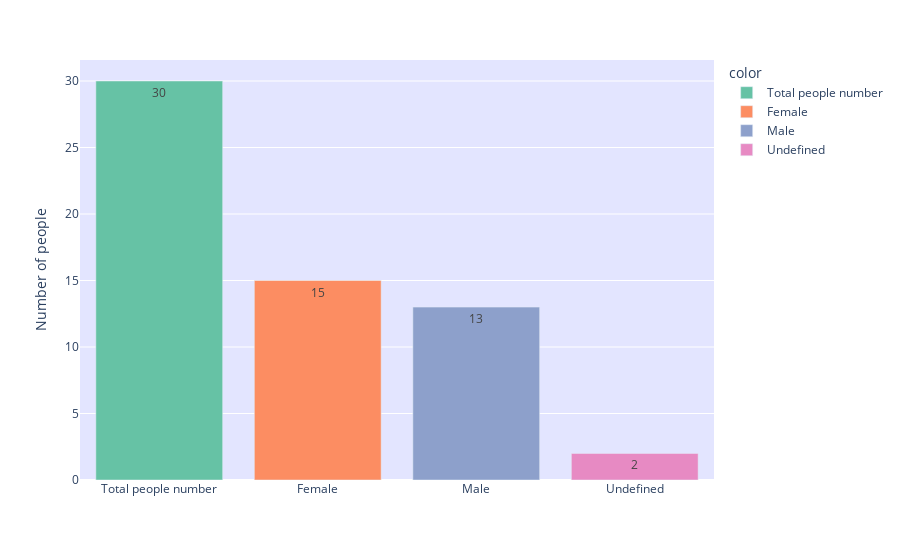

Notebook cell for this chart:
### Code cell
import plotly.express as px

# creating the total number of people and gender chart
fig = px.bar(DF_Gender, y= 'Number of people',x = '',
             color = X, 
             text_auto=True,
             color_discrete_sequence=px.colors.qualitative.Set2)
fig.update_layout(plot_bgcolor='#e3e5ff')
fig.show()

### Figure 1 — Plotly figure (JSON) as saved in the notebook; plotly's stock layout.template omitted (floating-point values rounded to 4 significant figures)
{"data": [{"alignmentgroup": "True", "hovertemplate": "color=Total people number<br>=%{x}<br>Number of people=%{y}<extra></extra>", "legendgroup": "Total people number", "marker": {"color": "rgb(102,194,165)", "pattern": {"shape": ""}}, "name": "Total people number", "offsetgroup": "Total people number", "orientation": "v", "showlegend": true, "textposition": "auto", "texttemplate": "%{y}", "type": "bar", "x": ["Total people number"], "xaxis": "x", "y": [30], "yaxis": "y"}, {"alignmentgroup": "True", "hovertemplate": "color=Female<br>=%{x}<br>Number of people=%{y}<extra></extra>", "legendgroup": "Female", "marker": {"color": "rgb(252,141,98)", "pattern": {"shape": ""}}, "name": "Female", "offsetgroup": "Female", "orientation": "v", "showlegend": true, "textposition": "auto", "texttemplate": "%{y}", "type": "bar", "x": ["Female"], "xaxis": "x", "y": [15], "yaxis": "y"}, {"alignmentgroup": "True", "hovertemplate": "color=Male<br>=%{x}<br>Number of people=%{y}<extra></extra>", "legendgroup": "Male", "marker": {"color": "rgb(141,160,203)", "pattern": {"shape": ""}}, "name": "Male", "offsetgroup": "Male", "orientation": "v", "showlegend": true, "textposition": "auto", "texttemplate": "%{y}", "type": "bar", "x": ["Male"], "xaxis": "x", "y": [13], "yaxis": "y"}, {"alignmentgroup": "True", "hovertemplate": "color=Undefined<br>=%{x}<br>Number of people=%{y}<extra></extra>", "legendgroup": "Undefined", "marker": {"color": "rgb(231,138,195)", "pattern": {"shape": ""}}, "name": "Undefined", "offsetgroup": "Undefined", "orientation": "v", "showlegend": true, "textposition": "auto", "texttemplate": "%{y}", "type": "bar", "x": ["Undefined"], "xaxis": "x", "y": [2], "yaxis": "y"}], "layout": {"barmode": "relative", "legend": {"title": {"text": "color"}, "tracegroupgap": 0}, "margin": {"t": 60}, "plot_bgcolor": "#e3e5ff", "xaxis": {"anchor": "y", "domain": [0, 1], "title": {"text": ""}}, "yaxis": {"anchor": "x", "domain": [0, 1], "title": {"text": "Number of people"}}}}
